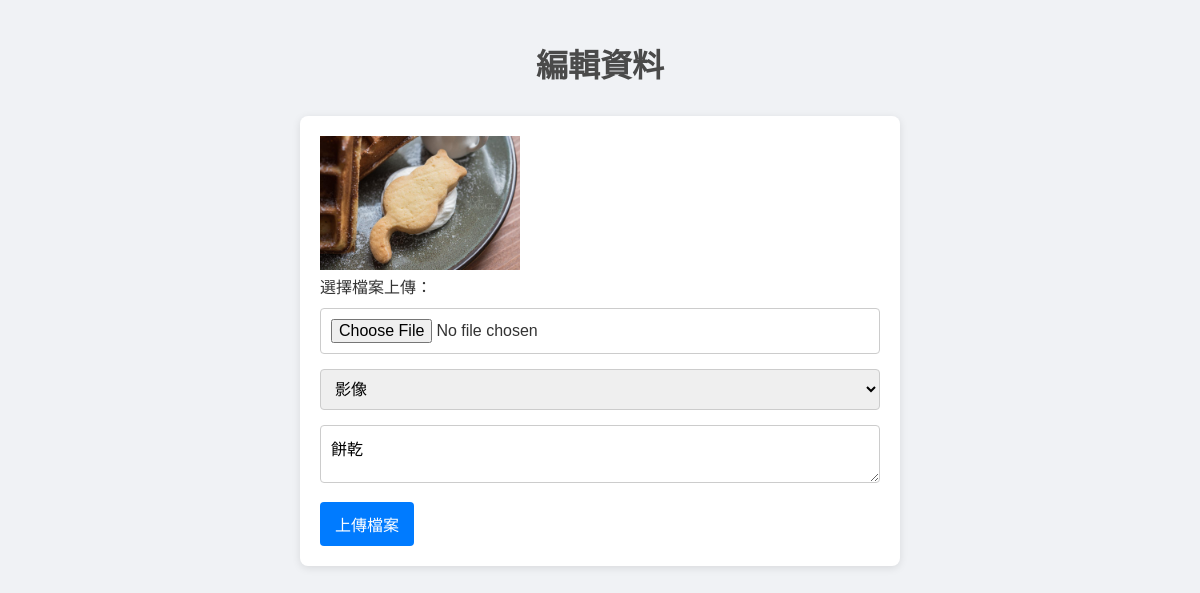
Page /edit_upload.php?id=5 on the committed database.
### tables this page shows
CREATE TABLE `uploads` (
  `id` int(10) UNSIGNED NOT NULL,
  `type` varchar(16) NOT NULL,
  `name` text NOT NULL,
  `description` text NOT NULL,
  `created_at` timestamp NOT NULL DEFAULT current_timestamp()
);

### db.php (called while the page is built, shortened)
<?php
$dsn="mysql:host=localhost;dbname=files;charset=utf8";
$pdo=new PDO($dsn,'root','');
function find($table,$id){
    global $pdo;
    if(is_array($id)){
        $tmp=array2sql($id);
        $sql="SELECT * FROM $table WHERE ".join(" AND ",$tmp);
    }else{
        $sql="SELECT * FROM $table WHERE id='$id'";
    }
    return $pdo->query($sql)->fetch(PDO::FETCH_ASSOC);
}

### edit_upload.php (the view, shortened to what this page needs)
<!DOCTYPE html>
<html lang="en">
<head>
    <link rel="stylesheet" href="style.css">
</head>
<body>
 <h1 class="header">編輯資料</h1>
<?php
include_once "db.php";
    $row=find("uploads",$_GET['id']);
?>
<form action="save_upload.php" method="post" enctype="multipart/form-data">
<?php
switch ($row['type']) {
    case 'image':
        echo "<img src='./files/{$row['name']}' alt='檔案預覽' style='max-width:200px; max-height:200px;'>";
        break;
}
?>
    <label for="name">選擇檔案上傳：</label>
    <input type="file" name="name" id="name" required>
    <select name="type" id="type">
        <option value="image" <?=($row['type']=='image')?'selected':'';?>>影像</option>
    </select>
    <br>
    <textarea name="description" id="description"><?=$row['description'];?></textarea>
    <br>
    <button type="submit">上傳檔案</button>
</form>
</body>
</html>

### style.css (style rules this page uses)
* { font-family: "微軟正黑體",Arial, Helvetica, sans-serif; font-size:16px; padding:0; margin:0; list-style-type: none; box-sizing: border-box; text-decoration: none; }
.header { margin:10px auto; padding:10px; text-align: center; font-size:32px; }

### edit_upload.php (style rules this page uses)
body { font-family: Arial, sans-serif; background-color: #f0f2f5; color: #333; margin: 0; padding: 20px; }
.header { text-align: center; margin-bottom: 20px; color: #4a4a4a; }
form { max-width: 600px; margin: auto; background: #fff; padding: 20px; border-radius: 8px; box-shadow: 0 2px 8px rgba(0,0,0,0.1); }
label { display: block; margin-bottom: 10px; }
input[type="file"], select, textarea { width: 100%; padding: 10px; margin-bottom: 15px; border-radius: 4px; border: 1px solid #ccc; }
button { background-color: #007bff; color: white; border: none; padding: 10px 15px; border-radius: 4px; cursor: pointer; }

### rows in the picture
uploads: name (picture), type "影像", description "餅乾"
